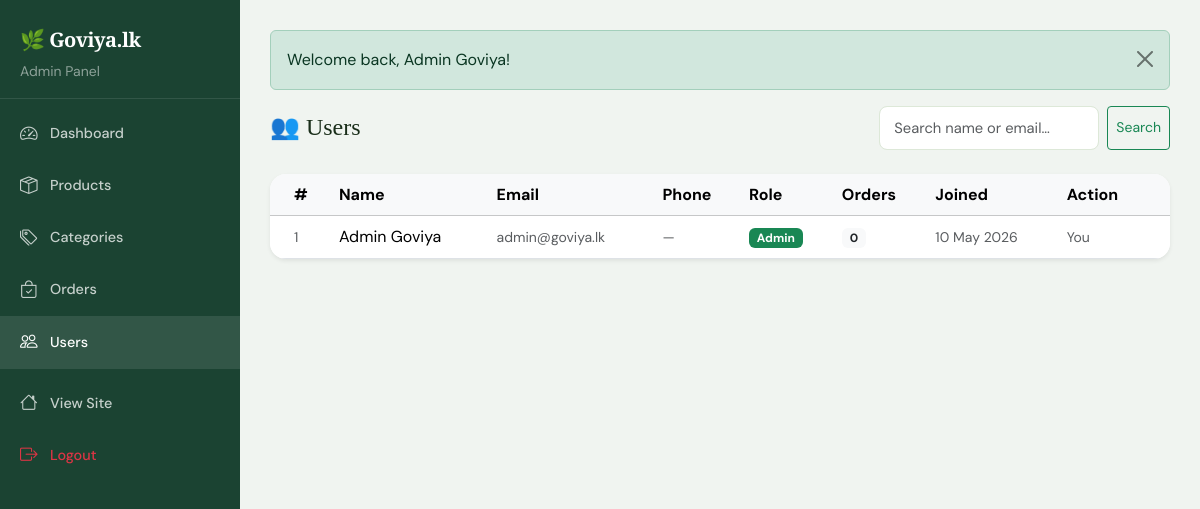
The page /admin/users.php (signed in) on the database its author committed.
### tables this page shows
CREATE TABLE users (
    id          INT AUTO_INCREMENT PRIMARY KEY,
    name        VARCHAR(100)        NOT NULL,
    email       VARCHAR(150)        NOT NULL UNIQUE,
    password    VARCHAR(255)        NOT NULL,          
    phone       VARCHAR(20),
    address     TEXT,
    role        ENUM('customer','admin') DEFAULT 'customer',
    reset_token VARCHAR(64)         DEFAULT NULL,
    reset_expires DATETIME          DEFAULT NULL,
    created_at  TIMESTAMP           DEFAULT CURRENT_TIMESTAMP,
    updated_at  TIMESTAMP           DEFAULT CURRENT_TIMESTAMP ON UPDATE CURRENT_TIMESTAMP
);

### includes/auth.php (called while the page is built, shortened)
<?php
function clean(string $val): string {
    return htmlspecialchars(strip_tags(trim($val)), ENT_QUOTES, 'UTF-8');
}

### admin/users.php (the view, shortened to what this page needs)
<?php
require_once __DIR__ . '/admin_header.php';
$db = getDB();
$search = clean($_GET['search'] ?? '');
$params = [];
$where  = '';
$stmt = $db->prepare("SELECT u.*, (SELECT COUNT(*) FROM orders WHERE user_id=u.id) AS order_count FROM users u $where ORDER BY created_at DESC");
$stmt->execute($params);
$users = $stmt->fetchAll();
?>
<div class="d-flex justify-content-between align-items-center mb-4">
  <h4 class="fw-700 mb-0">👥 Users</h4>
  <form method="GET" class="d-flex gap-2">
    <input type="text" name="search" class="form-control form-control-sm" placeholder="Search name or email…" value="<?= clean($search) ?>" style="width:220px">
    <button class="btn btn-sm btn-outline-success">Search</button>
  </form>
</div>
<div class="bg-white rounded-4 shadow-sm overflow-hidden">
  <div class="table-responsive">
    <table class="table table-hover align-middle mb-0">
      <thead class="table-light">
        <tr>
          <th class="ps-4">#</th>
          <th>Name</th>
          <th>Email</th>
          <th>Phone</th>
          <th>Role</th>
          <th>Orders</th>
          <th>Joined</th>
          <th class="pe-4">Action</th>
        </tr>
      </thead>
      <tbody>
      <?php foreach ($users as $u): ?>
      <tr>
        <td class="ps-4 text-muted small"><?= $u['id'] ?></td>
        <td class="fw-600"><?= clean($u['name']) ?></td>
        <td class="text-muted small"><?= clean($u['email']) ?></td>
        <td class="text-muted small"><?= clean($u['phone'] ?? '—') ?></td>
        <td>
          <span class="badge <?= $u['role'] === 'admin' ? 'bg-success' : 'bg-secondary' ?>">
            <?= ucfirst($u['role']) ?>
          </span>
        </td>
        <td>
          <span class="badge bg-light text-dark"><?= $u['order_count'] ?></span>
        </td>
        <td class="text-muted small"><?= date('d M Y', strtotime($u['created_at'])) ?></td>
        <td class="pe-4">
          <?php if ($u['id'] !== (int)$_SESSION['user_id']): ?>
          <form method="POST" class="d-inline">
            <?= csrf_field() ?>
            <input type="hidden" name="action" value="toggle_role">
            <input type="hidden" name="user_id" value="<?= $u['id'] ?>">
            <button type="submit" class="btn btn-sm <?= $u['role'] === 'admin' ? 'btn-outline-warning' : 'btn-outline-success' ?>"
                    data-confirm="<?= $u['role'] === 'admin' ? 'Remove admin role?' : 'Grant admin role?' ?>">
              <?= $u['role'] === 'admin' ? 'Revoke Admin' : 'Make Admin' ?>
            </button>
          </form>
          <?php else: ?>
          <span class="text-muted small">You</span>
          <?php endif; ?>
        </td>
      </tr>
      <?php endforeach; ?>
      </tbody>
    </table>
  </div>
</div>
<?php include __DIR__ . '/admin_footer.php'; ?>

### assets/css/style.css (style rules this page uses)
:root { --clr-green: #2d6a4f; --clr-green-dark: #1b4332; --clr-green-mid: #40916c; --clr-green-light: #74c69d; --clr-accent: #f4a228; --clr-accent-dark: #d4851a; --clr-earth: #a0522d; --clr-cream: #fdf6ec; --clr-bg: #f8faf5; --clr-text: #1a2e1a; --clr-muted: #6c7a6c; --clr-white: #ffffff; --shadow-sm: 0 2px 8px rgba(45,106,79,.12); --shadow-md: 0 6px 24px rgba(45,106,79,.16); --shadow-lg: 0 12px 40px rgba(45,106,79,.20); --radius: 14px; --radius-sm: 8px; --transition: 0.28s cubic-bezier(.4,0,.2,1); }
* { box-sizing: border-box; margin: 0; padding: 0; }
body { font-family: 'DM Sans', sans-serif; background: var(--clr-bg); color: var(--clr-text); line-height: 1.6; overflow-x: hidden; }
h1, h2, h3, h4, .brand-text { font-family: 'Playfair Display', serif; }
.form-control, .form-select { border: 1.5px solid #dde8d8; border-radius: var(--radius-sm); padding: 10px 14px; font-size: .92rem; transition: border-color var(--transition); }

### rows shown on the page
users: id "1", name "Admin Goviya", email "admin@goviya.lk", phone "—", role "Admin", order_count "0", created_at "10 May 2026", shows "You"

### other values the page prints
$f['msg'] "Welcome back, Admin Goviya!"
